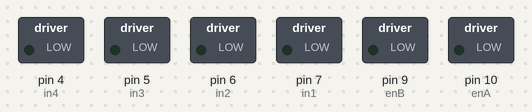
Simulated run of this sketch. Board: Arduino Uno, built with avr-gcc and run on an emulated ATmega328P. Parts: switched loads named in the sketch (green lamp = pin HIGH).

Above: at 0.05 s.
At 5.05 s:
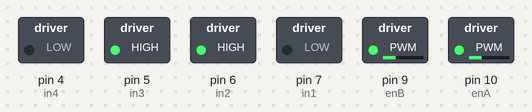
At 5.45 s:
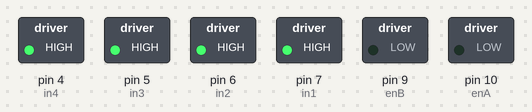
At 5.85 s:
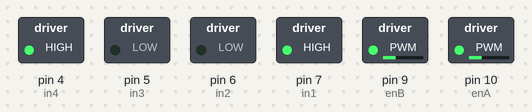
Timing chart, 0 to 7.7 s (numbered marks = the images above):
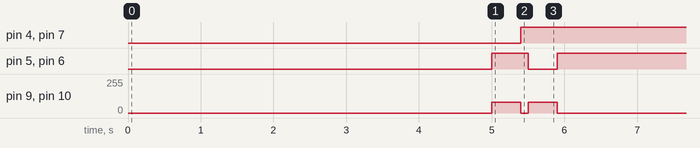

The sketch:

motors.ino
```cpp
#define enA 10
#define in1 7
#define in2 6
#define enB 9
#define in3 5
#define in4 4

void setup()
{
    pinMode(enA, OUTPUT);
    pinMode(enB, OUTPUT);
    pinMode(in1, OUTPUT);
    pinMode(in2, OUTPUT);
    pinMode(in3, OUTPUT);
    pinMode(in4, OUTPUT);
}

void forward_5cm()
{
    digitalWrite(in1, HIGH);
    digitalWrite(in2, LOW);

    digitalWrite(in3, HIGH);
    digitalWrite(in4, LOW);

    analogWrite(enA, 60);
    analogWrite(enB, 60);

    delay(180);
    digitalWrite(in1, HIGH);
    digitalWrite(in2, HIGH);
    digitalWrite(in3, HIGH);
    digitalWrite(in4, HIGH);
    analogWrite(enA, 0);
    analogWrite(enB, 0);
}

void ninety_degrees_right()
{
    digitalWrite(in1, LOW);
    digitalWrite(in2, HIGH);

    digitalWrite(in3, HIGH);
    digitalWrite(in4, LOW);

    analogWrite(enA, 80);
    analogWrite(enB, 80);

    delay(400);
    digitalWrite(in1, HIGH);
    digitalWrite(in2, HIGH);
    digitalWrite(in3, HIGH);
    digitalWrite(in4, HIGH);
    analogWrite(enA, 0);
    analogWrite(enB, 0);
}
void backward_5cm()
{
}

void ninety_degrees_left()
{
    digitalWrite(in1, HIGH);
    digitalWrite(in2, LOW);

    digitalWrite(in3, LOW);
    digitalWrite(in4, HIGH);

    analogWrite(enA, 80);
    analogWrite(enB, 80);

    delay(400);
    digitalWrite(in1, HIGH);
    digitalWrite(in2, HIGH);
    digitalWrite(in3, HIGH);
    digitalWrite(in4, HIGH);
    analogWrite(enA, 0);
    analogWrite(enB, 0);
}

void loop()
{
    delay(5000);
    ninety_degrees_right();
    delay(100);
    ninety_degrees_left();
}
```

Measured:
- by itself, pin 4 (in4), pin 7 (in1): alternates HIGH for 5.5 s and LOW for 0.40 s
- by itself, pin 5 (in3), pin 6 (in2): repeats every 5.9 s: LOW 0.40 s, HIGH 5.5 s
- by itself, pin 9 (enB), pin 10 (enA): repeats every 5.9 s: 0/255 0.10 s, 80/255 0.40 s, 0/255 5.0 s, 80/255 0.40 s
